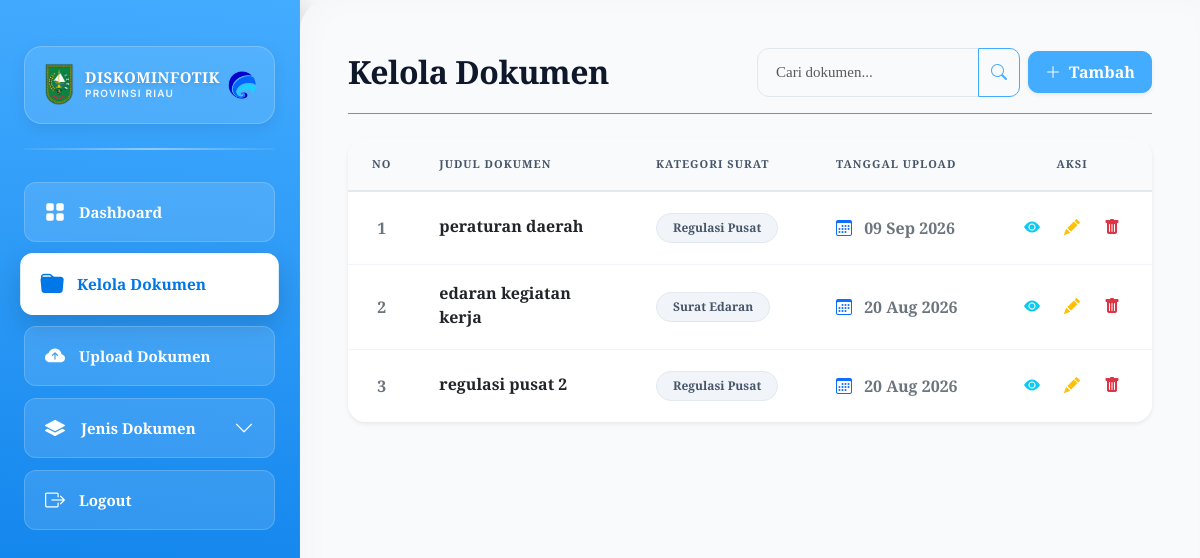
/admin/dokumen.php (signed in), run on the app's committed database.
### tables this page shows
CREATE TABLE IF NOT EXISTS `dokumen` (
  `id_dokumen` int(11) NOT NULL AUTO_INCREMENT,
  `judul` varchar(200) NOT NULL,
  `jenis_dokumen` varchar(100) NOT NULL,
  `deskripsi` text NOT NULL,
  `nama_file` varchar(255) NOT NULL,
  `tanggal_upload` date NOT NULL,
  `id_admin` int(11) NOT NULL,
  PRIMARY KEY (`id_dokumen`),
  KEY `id_admin` (`id_admin`)
);

### config/koneksi.php (called while the page is built, shortened)
<?php
function get_db_env($key, $default = '') {
    return $default;
}
$host     = get_db_env('DB_HOST', get_db_env('MYSQLHOST', 'localhost'));
$user     = get_db_env('DB_USER', get_db_env('MYSQLUSER', 'root'));
$password = get_db_env('DB_PASSWORD', get_db_env('MYSQLPASSWORD', ''));
$database = get_db_env('DB_NAME', get_db_env('MYSQLDATABASE', 'db_repository_dokumen'));
$port     = get_db_env('DB_PORT', get_db_env('MYSQLPORT', '3306'));
$is_postgres = ($port == 5432 || $port == 6543 || strpos($host, 'supabase') !== false || strpos($host, 'postgres') !== false);
$koneksi = null;
$pdo = null;
if ($is_postgres) {
    try {
        $dsn = "pgsql:host=$host;port=$port;dbname=$database;sslmode=require";
        $pdo = new PDO($dsn, $user, $password, [
            PDO::ATTR_ERRMODE => PDO::ERRMODE_EXCEPTION,
            PDO::ATTR_DEFAULT_FETCH_MODE => PDO::FETCH_ASSOC
        ]);
    } catch (PDOException $e) {
        try {
            $dsn = "pgsql:host=$host;port=$port;dbname=$database";
            $pdo = new PDO($dsn, $user, $password, [
                PDO::ATTR_ERRMODE => PDO::ERRMODE_EXCEPTION,
                PDO::ATTR_DEFAULT_FETCH_MODE => PDO::FETCH_ASSOC
            ]);
        } catch (PDOException $e2) {
            die("Koneksi Supabase PostgreSQL Gagal: " . $e2->getMessage());
        }
    }
} else {
    $koneksi = @mysqli_connect($host, $user, $password, $database, (int)$port);
}
function db_query($conn_or_sql, $sql = null) {
    global $pdo, $koneksi, $is_postgres;
    $queryStr = $sql !== null ? $sql : $conn_or_sql;
    if ($pdo) {
        try {
            if ($is_postgres) {
                $queryStr = str_replace('`', '"', $queryStr);
                $queryStr = str_replace(' LIKE ', ' ILIKE ', $queryStr);
            }
            $stmt = $pdo->query($queryStr);
            return new DBResult($stmt);
        } catch (PDOException $e) {
            error_log("DB Query Error: " . $e->getMessage() . " | SQL: " . $queryStr);
            return false;
        }
    } else if ($koneksi) {
        return mysqli_query($koneksi, $queryStr);
    }
    return false;
}
function db_fetch_assoc($result) {
    global $koneksi;
    if ($result instanceof DBResult) {
        if ($result->currentIndex < $result->numRows) {
            return $result->rows[$result->currentIndex++];
        }
        return false;
    } else if ($result && $koneksi) {
        return mysqli_fetch_assoc($result);
    }
    return false;
}
function db_num_rows($result) {
    global $koneksi;
    if ($result instanceof DBResult) {
        return $result->numRows;
    } else if ($result && $koneksi) {
        return mysqli_num_rows($result);
    }
    return 0;
}

### admin/dokumen.php (the view, shortened to what this page needs)
<?php
include("../config/koneksi.php");
function getBadgeClass($type) {
    switch ($type) {
        default: return 'bg-secondary-subtle text-secondary border border-secondary-subtle';
    }
}
?>
<!DOCTYPE html>
<html lang="id">
<head>
    <link href="https://cdn.jsdelivr.net/npm/bootstrap@5.3.3/dist/css/bootstrap.min.css" rel="stylesheet">
    <link rel="stylesheet" href="https://cdn.jsdelivr.net/npm/bootstrap-icons@1.13.1/font/bootstrap-icons.min.css">
    <link rel="stylesheet" href="../assets/css/style.css">
</head>
<body class="bg-light">
<div class="container-fluid">
    <div class="row">
        <?php include("partials/sidebar.php"); ?>
        <div class="col-md-9 p-5 admin-content-area">
            <?php
            $get_kat  = isset($_GET['kat_surat'])  ? $_GET['kat_surat']  : '';
            $get_nama = isset($_GET['nama_surat']) ? $_GET['nama_surat'] : '';
            $get_cari = isset($_GET['cari'])       ? $_GET['cari']       : '';
            ?>
            <div class="d-flex flex-column flex-md-row justify-content-between align-items-md-center gap-3 mb-3">
                <div>
                    <h2 class="admin-page-header m-0">
                        <?= !empty($get_nama) ? htmlspecialchars($get_nama) : (!empty($get_kat) ? htmlspecialchars($get_kat) : 'Kelola Dokumen'); ?>
                    </h2>
                </div>
                <div class="d-flex align-items-center gap-2">
                    <form method="GET" action="dokumen.php" class="d-flex gap-2">
                        <div class="input-group">
                            <input type="text" name="cari" class="form-control" placeholder="Cari dokumen..." value="<?= htmlspecialchars($get_cari); ?>">
                            <button class="btn btn-outline-primary" type="submit"><i class="bi bi-search"></i></button>
                        </div>
                    </form>
                    <a href="tambah_dokumen.php" class="btn btn-primary px-3 py-2 fw-semibold shadow-sm d-flex align-items-center gap-2 text-nowrap">
                        <i class="bi bi-plus-lg"></i>
                        <span>Tambah</span>
                    </a>
                </div>
            </div>
            <hr class="mb-4 opacity-50">
            <div class="table-responsive-custom shadow-sm border-0">
                <table class="table admin-table align-middle table-hover">
                    <thead>
                        <tr>
                            <th width="60" class="text-center">No</th>
                            <th>Judul Dokumen</th>
                            <th width="180">Kategori Surat</th>
                            <th width="180">Tanggal Upload</th>
                            <th width="120" class="text-center">Aksi</th>
                        </tr>
                    </thead>
                    <tbody>
                        <?php
                        $no = 1;
                        $sql = "SELECT * FROM dokumen WHERE 1";
                        $sql .= " ORDER BY id_dokumen DESC";
                        $query = db_query($koneksi, $sql);
                        if (db_num_rows($query) == 0) {
                            echo "<tr><td colspan='5' class='text-center py-5 text-muted'>Belum ada dokumen yang sesuai dengan filter.</td></tr>";
                        } else {
                            while($data = db_fetch_assoc($query)){
                                $kat_display = $data['jenis_dokumen'];
                        ?>
                            <tr>
                                <td class="text-center fw-bold text-secondary"><?= $no++; ?></td>
                                <td>
                                    <div class="fw-bold text-dark mb-1"><?= htmlspecialchars($data['judul']); ?></div>
                                </td>
                                <td>
                                    <span class="badge rounded-pill px-3 py-2 fw-semibold <?= getBadgeClass($kat_display); ?>">
                                        <?= htmlspecialchars($kat_display); ?>
                                    </span>
                                </td>
                                <td class="text-secondary fw-semibold">
                                    <i class="bi bi-calendar3 text-primary me-2"></i>
                                    <?= date('d M Y', strtotime($data['tanggal_upload'])); ?>
                                </td>
                                <td class="text-center">
                                    <div class="d-flex justify-content-center gap-2">
                                        <button type="button"
                                                class="btn btn-sm btn-outline-info border-0 px-2 py-2 rounded-3"
                                                data-bs-toggle="modal"
                                                data-bs-target="#previewModal"
                                                data-judul="<?= htmlspecialchars($data['judul']); ?>"
                                                data-jenis="<?= htmlspecialchars($kat_display); ?>"
                                                data-badge="<?= getBadgeClass($kat_display); ?>"
                                                data-tanggal="<?= date('d M Y', strtotime($data['tanggal_upload'])); ?>"
                                                data-deskripsi="<?= htmlspecialchars($data['deskripsi']); ?>"
                                                data-file="<?= htmlspecialchars($data['nama_file']); ?>"
                                                title="Lihat / Pratinjau Dokumen">
                                            <i class="bi bi-eye-fill fs-6"></i>
                                        </button>
                                        <a href="edit_dokumen.php?id=<?= $data['id_dokumen']; ?>"
                                           class="btn btn-sm btn-outline-warning border-0 px-2 py-2 rounded-3"
                                           title="Edit Dokumen">
                                            <i class="bi bi-pencil-fill fs-6"></i>
                                        </a>
                                        <a href="hapus_dokumen.php?id=<?= $data['id_dokumen']; ?>"
                                           class="btn btn-sm btn-outline-danger border-0 px-2 py-2 rounded-3"
                                           onclick="return confirm('Yakin ingin menghapus dokumen ini?')"
                                           title="Hapus Dokumen">
                                            <i class="bi bi-trash-fill fs-6"></i>
                                        </a>
                                    </div>
                                </td>
                            </tr>
                        <?php
                            }
                        }
                        ?>
                    </tbody>
                </table>
            </div>
        </div>
    </div>
</div>
</body>
</html>

### assets/css/style.css (style rules this page uses)
* { font-family: 'Playfair Display', Georgia, serif; }
body { font-family: 'Playfair Display', Georgia, serif; background: #f4f6f9; }
button, input, select, textarea, .btn, .card, table, .badge { font-family: 'Playfair Display', Georgia, serif; }
h1, h2, h3, h4, h5, h6, .font-serif, .admin-page-header, .hero-section h1 { font-family: 'Playfair Display', Georgia, serif; }
.btn { border-radius: 10px; }
.admin-content-area { background: #f8fafc; min-height: 100vh; border-radius: 30px 0 0 30px; box-shadow: inset 10px 0 30px rgba(0, 0, 0, 0.02); }
.table-responsive-custom { border-radius: 18px; overflow: hidden; border: 1px solid rgba(0, 0, 0, 0.06); background: white; box-shadow: 0 5px 25px rgba(0, 0, 0, 0.02); }
.admin-table { margin-bottom: 0 !important; }
.admin-table th { background-color: #f8fafc !important; color: #475569 !important; font-weight: 700; text-transform: uppercase; font-size: 11px; letter-spacing: 1px; padding: 18px 24px !important; border-bottom: 2px solid #e2e8f0 !important; }
.admin-table td { padding: 16px 24px !important; color: #334155; vertical-align: middle; border-bottom: 1px solid #f1f5f9; }
.admin-table tr:last-child td { border-bottom: none; }
.form-control, .form-select { padding: 12px 18px; border-radius: 12px; border: 1px solid #e2e8f0; background-color: #f8fafc; transition: all 0.3s ease; font-size: 15px; color: #334155; }
.admin-page-header { font-family: 'Playfair Display', Georgia, serif; font-weight: 800; color: #0f172a; letter-spacing: -0.5px; }
.btn-primary { background-color: #44ACFF !important; border-color: #44ACFF !important; color: #ffffff !important; transition: all 0.3s cubic-bezier(0.25, 0.8, 0.25, 1) !important; font-weight: 600 !important; }
.btn-outline-primary { color: #44ACFF !important; border-color: #44ACFF !important; font-weight: 600 !important; transition: all 0.3s cubic-bezier(0.25, 0.8, 0.25, 1) !important; }
.bg-secondary-subtle { background-color: #f1f5f9 !important; color: #475569 !important; border: 1px solid #e2e8f0 !important; }

### data on the page
dokumen: judul "peraturan daerah", jenis_dokumen "Regulasi Pusat", tanggal_upload "09 Sep 2026"
dokumen: judul "edaran kegiatan kerja", jenis_dokumen "Surat Edaran", tanggal_upload "20 Aug 2026"
dokumen: judul "regulasi pusat 2", jenis_dokumen "Regulasi Pusat", tanggal_upload "20 Aug 2026"
